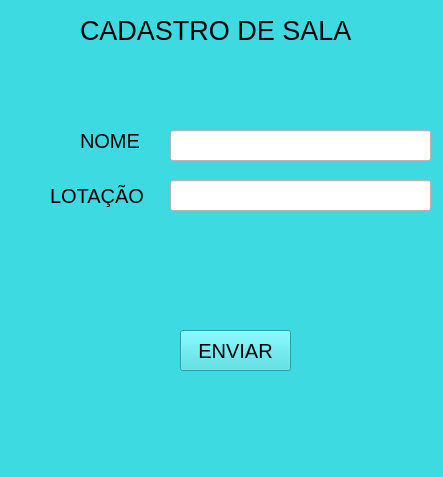
<?xml version="1.0" encoding="UTF-8"?>
<ui version="4.0">
 <class>MainWindow</class>
 <widget class="QMainWindow" name="MainWindow">
  <property name="geometry">
   <rect>
    <x>0</x>
    <y>0</y>
    <width>443</width>
    <height>477</height>
   </rect>
  </property>
  <property name="windowTitle">
   <string>MainWindow</string>
  </property>
  <property name="styleSheet">
   <string notr="true">background-color: rgb(61, 218, 226);</string>
  </property>
  <widget class="QWidget" name="centralwidget">
   <widget class="QLabel" name="label">
    <property name="geometry">
     <rect>
      <x>80</x>
      <y>0</y>
      <width>291</width>
      <height>61</height>
     </rect>
    </property>
    <property name="font">
     <font>
      <pointsize>20</pointsize>
     </font>
    </property>
    <property name="text">
     <string>CADASTRO DE SALA</string>
    </property>
   </widget>
   <widget class="QLabel" name="label_2">
    <property name="geometry">
     <rect>
      <x>80</x>
      <y>120</y>
      <width>101</width>
      <height>41</height>
     </rect>
    </property>
    <property name="font">
     <font>
      <pointsize>15</pointsize>
     </font>
    </property>
    <property name="text">
     <string>NOME</string>
    </property>
   </widget>
   <widget class="QLabel" name="label_3">
    <property name="geometry">
     <rect>
      <x>50</x>
      <y>180</y>
      <width>141</width>
      <height>31</height>
     </rect>
    </property>
    <property name="font">
     <font>
      <pointsize>15</pointsize>
     </font>
    </property>
    <property name="text">
     <string>LOTAÇÃO</string>
    </property>
   </widget>
   <widget class="QLineEdit" name="lineEdit">
    <property name="geometry">
     <rect>
      <x>170</x>
      <y>130</y>
      <width>261</width>
      <height>31</height>
     </rect>
    </property>
    <property name="font">
     <font>
      <pointsize>10</pointsize>
     </font>
    </property>
    <property name="styleSheet">
     <string notr="true">background-color: rgb(255, 255, 255);</string>
    </property>
   </widget>
   <widget class="QLineEdit" name="lineEdit_2">
    <property name="geometry">
     <rect>
      <x>170</x>
      <y>180</y>
      <width>261</width>
      <height>31</height>
     </rect>
    </property>
    <property name="font">
     <font>
      <pointsize>10</pointsize>
     </font>
    </property>
    <property name="styleSheet">
     <string notr="true">background-color: rgb(255, 255, 255);</string>
    </property>
   </widget>
   <widget class="QPushButton" name="pushButton">
    <property name="geometry">
     <rect>
      <x>180</x>
      <y>330</y>
      <width>111</width>
      <height>41</height>
     </rect>
    </property>
    <property name="font">
     <font>
      <pointsize>15</pointsize>
      <weight>50</weight>
      <bold>false</bold>
     </font>
    </property>
    <property name="text">
     <string>ENVIAR</string>
    </property>
   </widget>
  </widget>
  <widget class="QMenuBar" name="menubar">
   <property name="geometry">
    <rect>
     <x>0</x>
     <y>0</y>
     <width>443</width>
     <height>21</height>
    </rect>
   </property>
  </widget>
  <widget class="QStatusBar" name="statusbar"/>
 </widget>
 <resources/>
 <connections/>
</ui>
